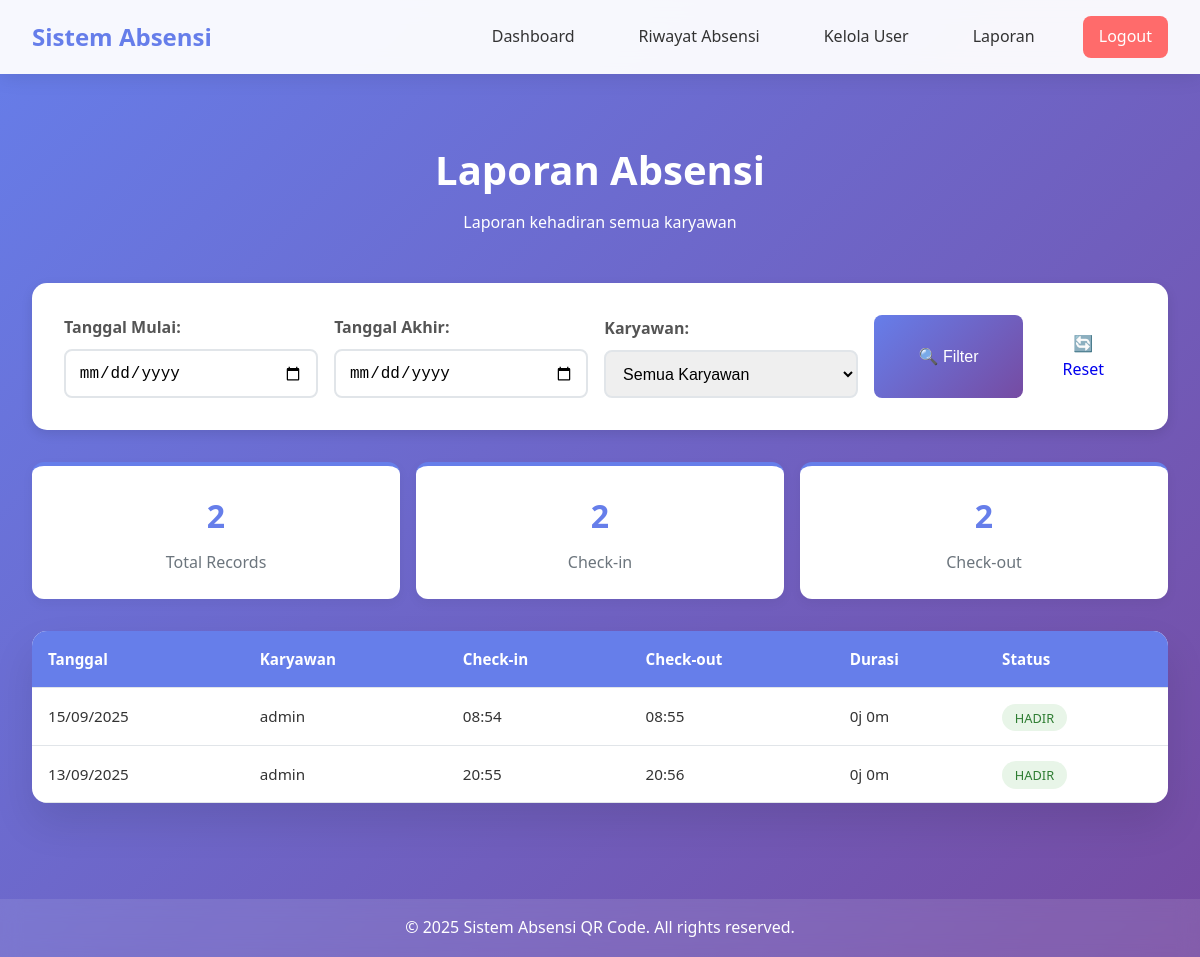
The app's page /attendance_report?user_id=1 (signed in) with its own data.
### app.py (models this page shows)
class Attendance(db.Model):
    id = db.Column(db.Integer, primary_key=True)
    user_id = db.Column(db.Integer, db.ForeignKey('user.id'), nullable=False)
    date = db.Column(db.Date, nullable=False)
    time_in = db.Column(db.DateTime, nullable=True)
    time_out = db.Column(db.DateTime, nullable=True)
    status = db.Column(db.String(20), default='hadir')

class User(UserMixin, db.Model):
    id = db.Column(db.Integer, primary_key=True)
    username = db.Column(db.String(80), unique=True, nullable=False)
    email = db.Column(db.String(120), unique=True, nullable=False)
    password_hash = db.Column(db.String(120), nullable=False)
    is_admin = db.Column(db.Boolean, default=False)
    attendances = db.relationship('Attendance', backref='user', lazy=True)

### app.py (the view)
@app.route('/attendance_report')
@login_required
def attendance_report():
    if not current_user.is_admin:
        flash('Akses ditolak! Hanya admin yang dapat melihat laporan.')
        return redirect(url_for('dashboard'))
    start_date = request.args.get('start_date')
    end_date = request.args.get('end_date')
    user_filter = request.args.get('user_id')
    query = db.session.query(Attendance, User).join(User, Attendance.user_id == User.id)
    if start_date:
        try:
            start_date_obj = datetime.strptime(start_date, '%Y-%m-%d').date()
            query = query.filter(Attendance.date >= start_date_obj)
        except:
            flash('Format tanggal mulai tidak valid!')
    if end_date:
        try:
            end_date_obj = datetime.strptime(end_date, '%Y-%m-%d').date()
            query = query.filter(Attendance.date <= end_date_obj)
        except:
            flash('Format tanggal akhir tidak valid!')
    if user_filter:
        query = query.filter(Attendance.user_id == user_filter)
    attendances = query.order_by(Attendance.date.desc()).limit(100).all()
    users = User.query.filter_by(is_admin=False).all()  # For filter dropdown
    return render_template('attendance_report.html',
                         attendances=attendances,
                         users=users,
                         start_date=start_date,
                         end_date=end_date,
                         user_filter=user_filter)

### app.py (called while the page is built)
@login_manager.user_loader
def load_user(user_id):
    return User.query.get(int(user_id))

### templates/attendance_report.html (shortened to what this page needs)
{% extends "base.html" %}
{% block content %}
<div class="report-container">
    <div class="page-header">
        <h1>Laporan Absensi</h1>
        <p>Laporan kehadiran semua karyawan</p>
    </div>
    <div class="filter-section">
        <form method="GET" class="filter-form">
            <div class="filter-row">
                <div class="filter-group">
                    <label for="start_date">Tanggal Mulai:</label>
                    <input type="date" id="start_date" name="start_date" value="{{ start_date or '' }}">
                </div>
                <div class="filter-group">
                    <label for="end_date">Tanggal Akhir:</label>
                    <input type="date" id="end_date" name="end_date" value="{{ end_date or '' }}">
                </div>
                <div class="filter-group">
                    <label for="user_id">Karyawan:</label>
                    <select id="user_id" name="user_id">
                        <option value="">Semua Karyawan</option>
                    </select>
                </div>
                <div class="filter-buttons">
                    <button type="submit" class="btn btn-primary">🔍 Filter</button>
                    <a href="{{ url_for('attendance_report') }}" class="btn btn-secondary">🔄 Reset</a>
                </div>
            </div>
        </form>
    </div>
    {% if attendances %}
        <div class="report-stats">
            <div class="stat-card">
                <h3>{{ attendances|length }}</h3>
                <p>Total Records</p>
            </div>
            <div class="stat-card">
                <h3>{{ attendances|selectattr('0.time_in')|list|length }}</h3>
                <p>Check-in</p>
            </div>
            <div class="stat-card">
                <h3>{{ attendances|selectattr('0.time_out')|list|length }}</h3>
                <p>Check-out</p>
            </div>
        </div>
        <div class="table-container">
            <table class="report-table">
                <thead>
                    <tr>
                        <th>Tanggal</th>
                        <th>Karyawan</th>
                        <th>Check-in</th>
                        <th>Check-out</th>
                        <th>Durasi</th>
                        <th>Status</th>
                    </tr>
                </thead>
                <tbody>
                    {% for attendance, user in attendances %}
                    <tr>
                        <td>{{ attendance.date.strftime('%d/%m/%Y') }}</td>
                        <td>{{ user.username }}</td>
                        <td>
                            {% if attendance.time_in %}
                                {{ attendance.time_in.strftime('%H:%M') }}
                            {% else %}
                                <span class="no-data">-</span>
                            {% endif %}
                        </td>
                        <td>
                            {% if attendance.time_out %}
                                {{ attendance.time_out.strftime('%H:%M') }}
                            {% else %}
                                <span class="no-data">-</span>
                            {% endif %}
                        </td>
                        <td>
                            {% if attendance.time_in and attendance.time_out %}
                                {% set duration = attendance.time_out - attendance.time_in %}
                                {% set hours = duration.seconds // 3600 %}
                                {% set minutes = (duration.seconds % 3600) // 60 %}
                                {{ hours }}j {{ minutes }}m
                            {% else %}
                                <span class="no-data">-</span>
                            {% endif %}
                        </td>
                        <td>
                            <span class="status-badge status-{{ attendance.status }}">
                                {{ attendance.status.title() }}
                            </span>
                        </td>
                    </tr>
                    {% endfor %}
                </tbody>
            </table>
        </div>
    {% else %}
        <div class="no-data-message">
            <h3>Tidak ada data</h3>
            <p>Tidak ada data absensi yang sesuai dengan filter.</p>
        </div>
    {% endif %}
</div>
{% endblock %}

### static/css/style.css (style rules this page uses)
* { margin: 0; padding: 0; box-sizing: border-box; }
body { font-family: 'Segoe UI', Tahoma, Geneva, Verdana, sans-serif; line-height: 1.6; color: #333; background: linear-gradient(135deg, #667eea 0%, #764ba2 100%); min-height: 100vh; }
.btn { display: inline-block; padding: 1rem 2rem; border: none; border-radius: 8px; font-size: 1rem; font-weight: 500; text-decoration: none; cursor: pointer; transition: all 0.3s ease; text-align: center; }
.btn-primary { background: linear-gradient(135deg, #667eea 0%, #764ba2 100%); color: white; width: 100%; }
.status-hadir { color: #4caf50; }
.page-header { text-align: center; margin-bottom: 3rem; color: white; }
.page-header h1 { font-size: 2.5rem; margin-bottom: 0.5rem; }
.table-container { background: white; border-radius: 15px; overflow: hidden; box-shadow: 0 20px 40px rgba(0, 0, 0, 0.1); }
.status-badge { padding: 0.3rem 0.8rem; border-radius: 20px; font-size: 0.8rem; font-weight: 500; text-transform: uppercase; }
.status-hadir { background: #e8f5e8; color: #2e7d32; }

### templates/attendance_report.html (style rules this page uses)
.report-container { max-width: 1400px; margin: 0 auto; padding: 2rem; }
.page-header { text-align: center; margin-bottom: 3rem; color: white; }
.page-header h1 { font-size: 2.5rem; margin-bottom: 0.5rem; }
.filter-section { background: white; padding: 2rem; border-radius: 15px; margin-bottom: 2rem; box-shadow: 0 4px 12px rgba(0,0,0,0.1); }
.filter-row { display: grid; grid-template-columns: 1fr 1fr 1fr auto; gap: 1rem; align-items: end; }
.filter-group { display: flex; flex-direction: column; gap: 0.5rem; }
.filter-group label { font-weight: 600; color: #555; }
.filter-group input, .filter-group select { padding: 0.8rem; border: 2px solid #e1e5e9; border-radius: 8px; font-size: 1rem; }
.filter-buttons { display: flex; gap: 0.5rem; }
.report-stats { display: grid; grid-template-columns: repeat(auto-fit, minmax(200px, 1fr)); gap: 1rem; margin-bottom: 2rem; }
.stat-card { background: white; padding: 1.5rem; border-radius: 12px; text-align: center; box-shadow: 0 4px 12px rgba(0,0,0,0.05); border-top: 4px solid #667eea; }
.stat-card h3 { font-size: 2rem; color: #667eea; margin-bottom: 0.5rem; }
.stat-card p { color: #6c757d; font-weight: 500; }
.report-table { width: 100%; border-collapse: collapse; font-size: 0.95rem; }
.report-table th, .report-table td { padding: 1rem; text-align: left; border-bottom: 1px solid #e1e5e9; }
.report-table th { background: #667eea; color: white; font-weight: 600; position: sticky; top: 0; }

### records on screen
Attendance: date "15/09/2025", username "admin", time_in "08:54", time_out "08:55", hours "0", minutes "0", status "HADIR"
Attendance: date "13/09/2025", username "admin", time_in "20:55", time_out "20:56", hours "0", minutes "0", status "HADIR"

### other values on screen
{{ attendances|length }} "2"
{{ attendances|selectattr('0.time_in')|list|length }} "2"
{{ attendances|selectattr('0.time_out')|list|length }} "2"
